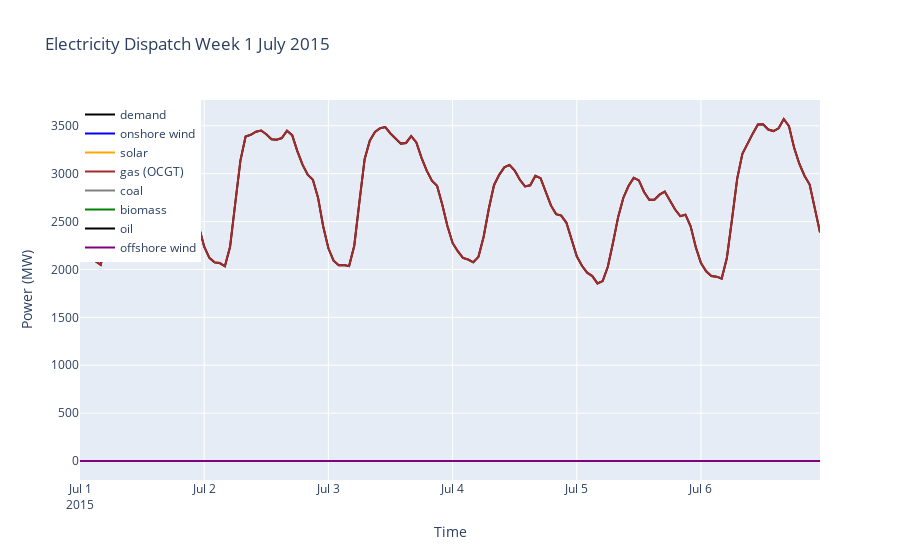

The notebook cell this image was saved under:
### Code cell
import plotly.graph_objects as go

fig = go.Figure()

# Define the start and end of the first week of July
start_date = '2015-07-01'
end_date = '2015-07-07'

# Filter the snapshots for the first week of July
snapshots_july = network.snapshots[(network.snapshots >= start_date) & (network.snapshots < end_date)]

fig.add_trace(go.Scatter(x=snapshots_july, y=network.loads_t.p['load'][snapshots_july], mode='lines', name='demand', line=dict(color='black')))
fig.add_trace(go.Scatter(x=snapshots_july, y=network.generators_t.p['onshorewind'][snapshots_july], mode='lines', name='onshore wind', line=dict(color='blue')))
fig.add_trace(go.Scatter(x=snapshots_july, y=network.generators_t.p['solar'][snapshots_july], mode='lines', name='solar', line=dict(color='orange')))
fig.add_trace(go.Scatter(x=snapshots_july, y=network.generators_t.p['OCGT'][snapshots_july], mode='lines', name='gas (OCGT)', line=dict(color='brown')))
fig.add_trace(go.Scatter(x=snapshots_july, y=network.generators_t.p['Coal'][snapshots_july], mode='lines', name='coal', line=dict(color='grey')))
fig.add_trace(go.Scatter(x=snapshots_july, y=network.generators_t.p['Biomass'][snapshots_july], mode='lines', name='biomass', line=dict(color='green')))
fig.add_trace(go.Scatter(x=snapshots_july, y=network.generators_t.p['Oil'][snapshots_july], mode='lines', name='oil', line=dict(color='black')))
fig.add_trace(go.Scatter(x=snapshots_july, y=network.generators_t.p['offshorewind'][snapshots_july], mode='lines', name='offshore wind', line=dict(color='purple')))

fig.update_layout(title='Electricity Dispatch Week 1 July 2015',
                  xaxis_title='Time',
                  yaxis_title='Power (MW)',
                  legend=dict(x=0, y=1, traceorder='normal'))

fig.show()

### Figure 1 — Plotly figure (JSON) as saved in the notebook; plotly's stock layout.template omitted (floating-point values rounded to 4 significant figures; data arrays with more than 128 entries replaced by an {"elided": "..."} marker saying what was removed)
{"data": [{"line": {"color": "black"}, "mode": "lines", "name": "demand", "type": "scatter", "x": {"elided": "144 str values"}, "y": {"elided": "144 float values"}}, {"line": {"color": "blue"}, "mode": "lines", "name": "onshore wind", "type": "scatter", "x": {"elided": "144 str values"}, "y": {"elided": "144 float values"}}, {"line": {"color": "orange"}, "mode": "lines", "name": "solar", "type": "scatter", "x": {"elided": "144 str values"}, "y": {"elided": "144 float values"}}, {"line": {"color": "brown"}, "mode": "lines", "name": "gas (OCGT)", "type": "scatter", "x": {"elided": "144 str values"}, "y": {"elided": "144 float values"}}, {"line": {"color": "grey"}, "mode": "lines", "name": "coal", "type": "scatter", "x": {"elided": "144 str values"}, "y": {"elided": "144 float values"}}, {"line": {"color": "green"}, "mode": "lines", "name": "biomass", "type": "scatter", "x": {"elided": "144 str values"}, "y": {"elided": "144 float values"}}, {"line": {"color": "black"}, "mode": "lines", "name": "oil", "type": "scatter", "x": {"elided": "144 str values"}, "y": {"elided": "144 float values"}}, {"line": {"color": "purple"}, "mode": "lines", "name": "offshore wind", "type": "scatter", "x": {"elided": "144 str values"}, "y": {"elided": "144 float values"}}], "layout": {"legend": {"traceorder": "normal", "x": 0, "y": 1}, "title": {"text": "Electricity Dispatch Week 1 July 2015"}, "xaxis": {"title": {"text": "Time"}}, "yaxis": {"title": {"text": "Power (MW)"}}}}
